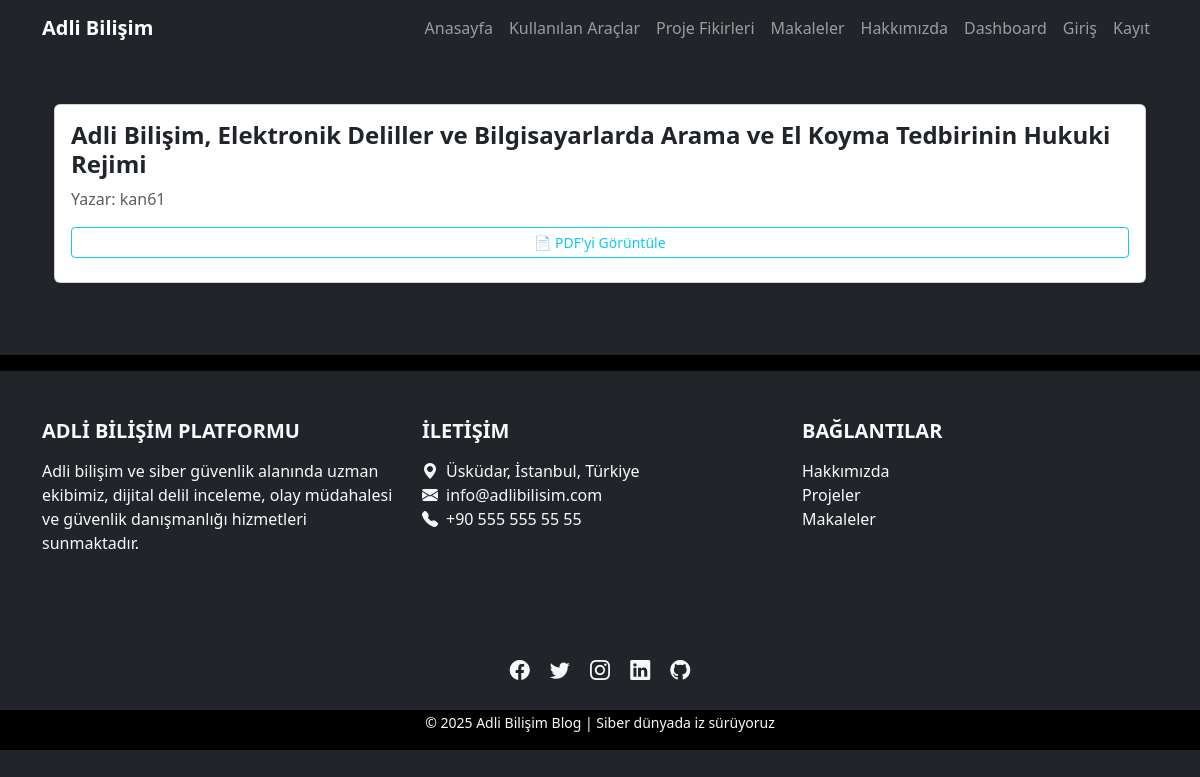
Page /post/makale/ on the committed database.
### blog/models.py (models this page shows, shortened)
class Post(models.Model):
    title = models.CharField(max_length=200)
    slug = models.SlugField(unique=True)
    content = models.TextField()
    image = models.ImageField(upload_to='blog_images/', blank=True, null=True)
    pdf = models.FileField(upload_to='articles/', null=True, blank=True)
    created_at = models.DateTimeField(auto_now_add=True)
    updated_at = models.DateTimeField(auto_now=True)
    category = models.ForeignKey(Category, on_delete=models.SET_NULL, null=True)
    tags = models.ManyToManyField(Tag, blank=True)
    author = models.ForeignKey(User, on_delete=models.CASCADE)
    is_featured = models.BooleanField(default=False)
    read_time = models.PositiveIntegerField(default=3)

### blog/views.py (the view)
# urls.py: path('post/<slug:slug>/', views.post_detail, name='post_detail'),
def post_detail(request, slug):
    post = get_object_or_404(Post, slug=slug)
    comments = Comment.objects.filter(post=post).order_by('-created_at')
    readability = ReadabilityInfo.objects.filter(post=post).first()
    votes = Vote.objects.filter(post=post)
    helpful_count = votes.filter(is_helpful=True).count()
    not_helpful_count = votes.filter(is_helpful=False).count()
    if request.method == 'POST' and request.user.is_authenticated:
        form = CommentForm(request.POST)
        if form.is_valid():
            comment = form.save(commit=False)
            comment.user = request.user
            comment.post = post
            comment.save()
            return redirect('post_detail', slug=slug)
    else:
        form = CommentForm()
    return render(request, 'blog/post_detail.html', {
        'post': post,
        'comments': comments,
        'form': form,
        'readability': readability,
        'helpful_count': helpful_count,
        'not_helpful_count': not_helpful_count
    })

### templates/blog/post_detail.html (shortened to what this page needs)
{% extends "base.html" %}
{% block content %}
<div class="container mt-4">
<div class="card h-100 shadow-sm">
  <div class="card-body d-flex flex-column">
    <h4 class="card-title">{{ post.title }}</h4>
    <p class="card-text text-muted">Yazar: {{ post.author.username }}</p>
    {% if post.pdf %}
      <a href="{{ post.pdf.url }}" class="btn btn-sm btn-outline-info mb-2">📄 PDF'yi Görüntüle</a>
    {% endif %}
  </div>
</div>
</div>
{% endblock %}

### static/css/style.css (style rules this page uses)
body { font-family: 'Segoe UI', sans-serif; }
.card { background-color: #1f1f1f; border: none; color: #ddd; }
.card-title { font-weight: bold; }

### rows in the picture
Post: title "Adli Bilişim, Elektronik Deliller ve Bilgisayarlarda Arama ve El Koyma Tedbirinin Hukuki Rejimi", author.username "kan61"
